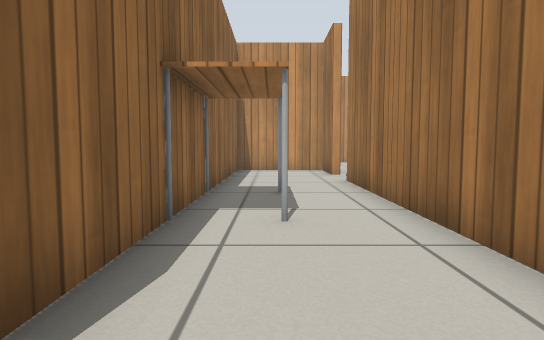
[1] (above)

22 first-person views from a walk through a world built for the Gazebo simulator. The camera is 0.5 m above the floor, tilts 4° down and sees 75° across. The floor is counted in squares, 0.5 m on a side. Each view is taken from the middle of a square. On the plan, view 1 faces up. The plan holds only what a view shows up to about 13 squares ahead; the rest is blank. Robots are left out. Gazebo's built-in surfaces are drawn with simple patterns.

[2]
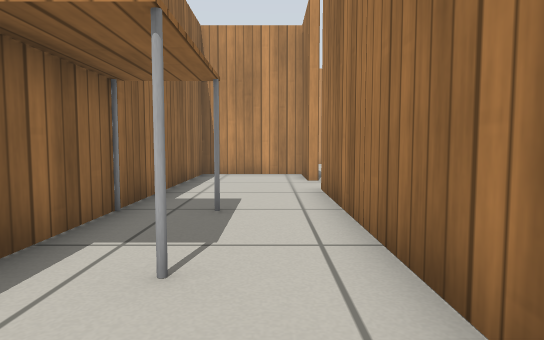

[3]
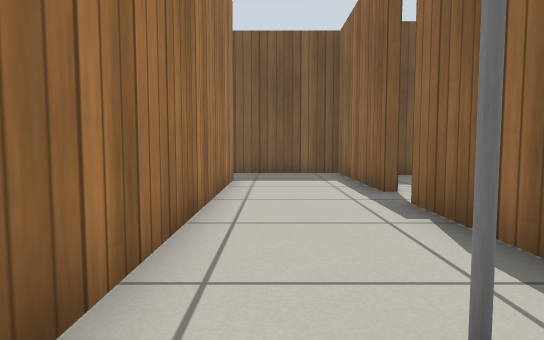

[4]
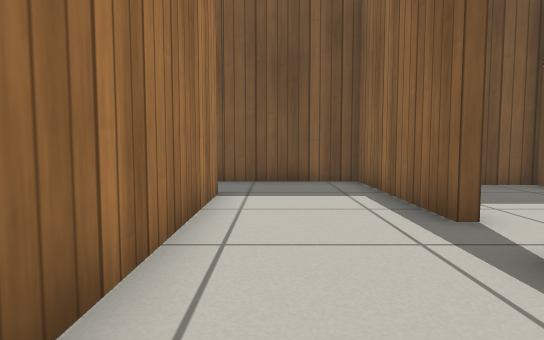

[5]
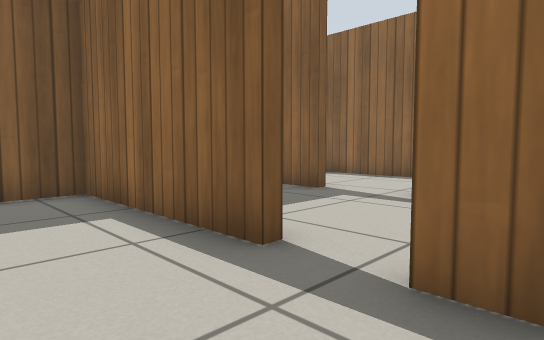

[6]
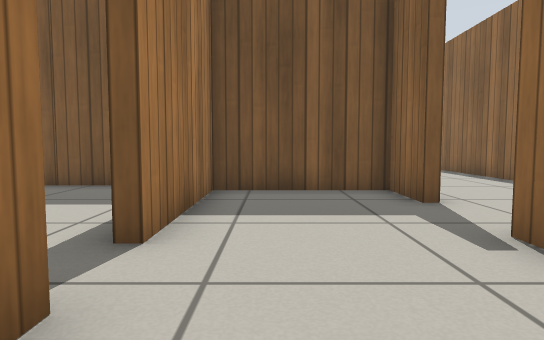

[7]
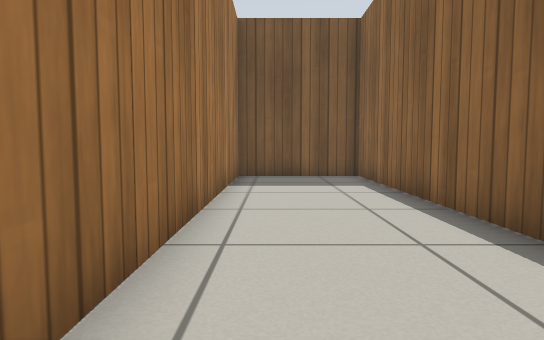

[8]
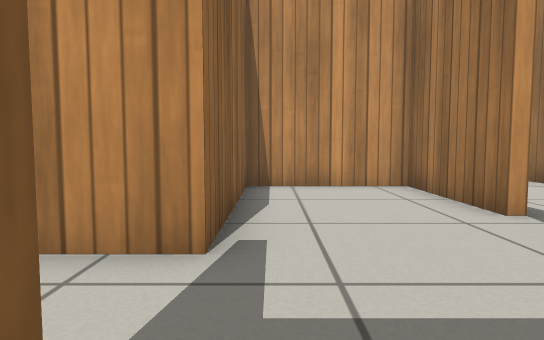

[9]
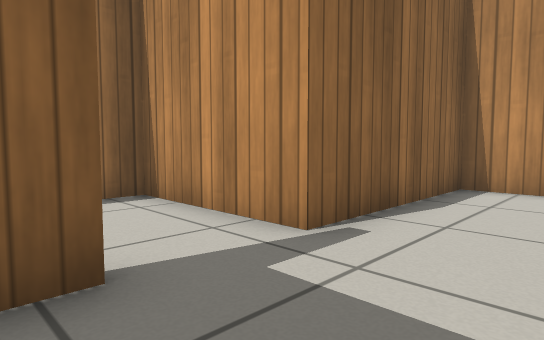

[10]
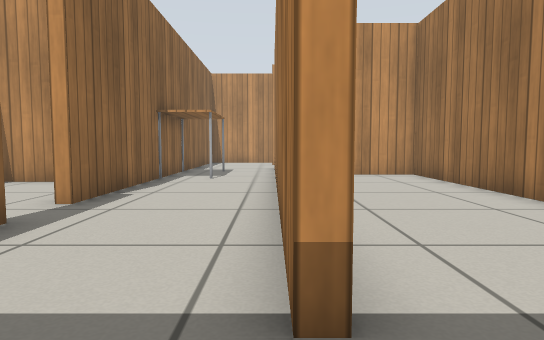

[11]
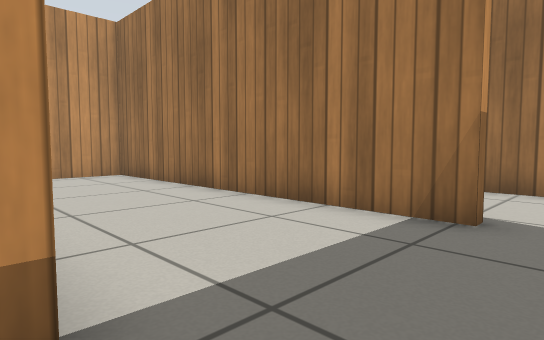

[12]
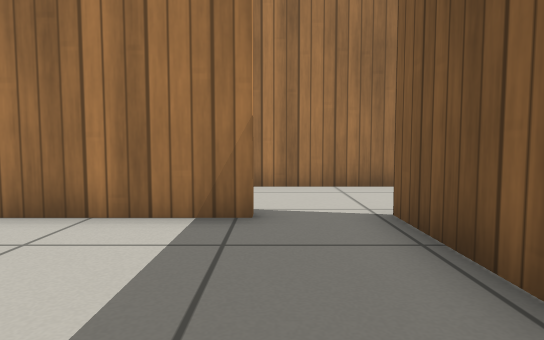

[13]
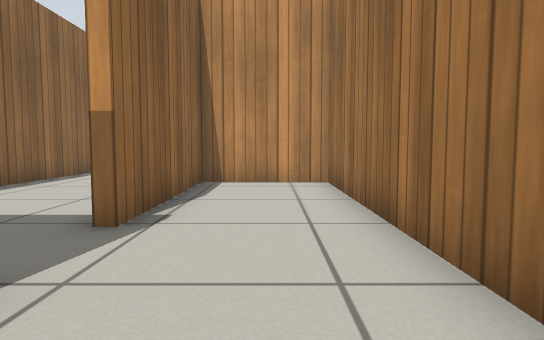

[14]
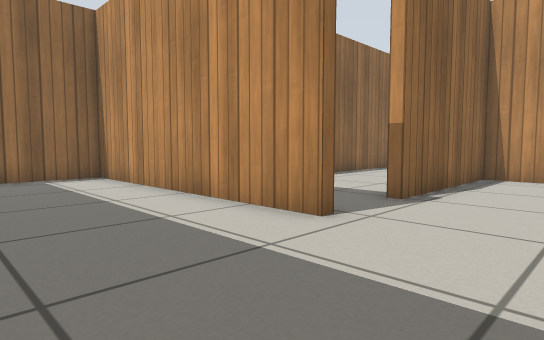

[15]
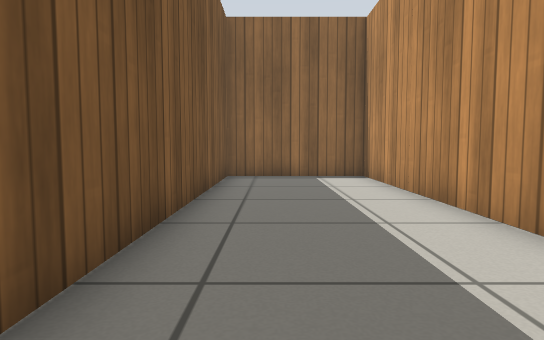

[16]
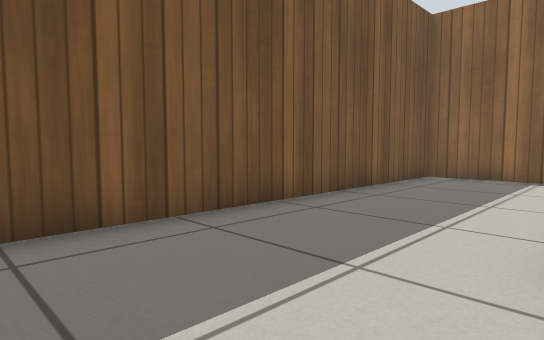

[17]
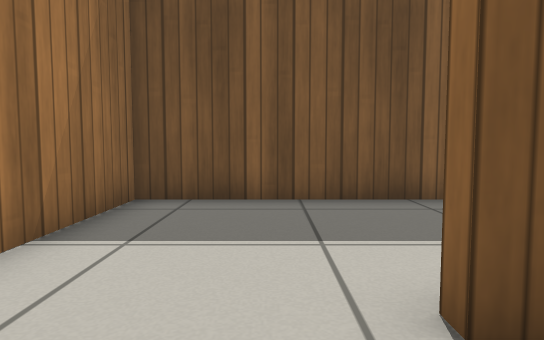

[18]
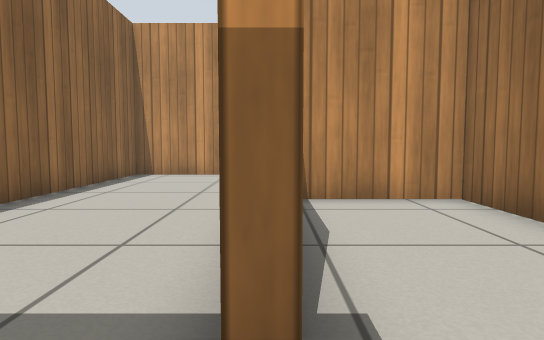

[19]
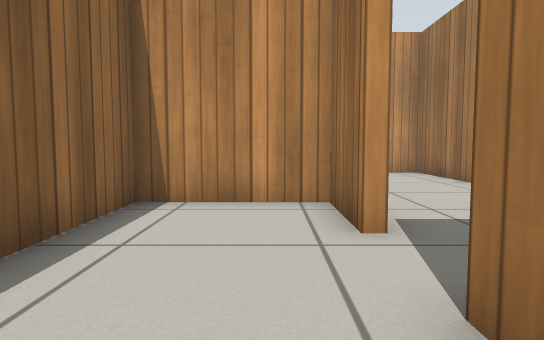

[20]
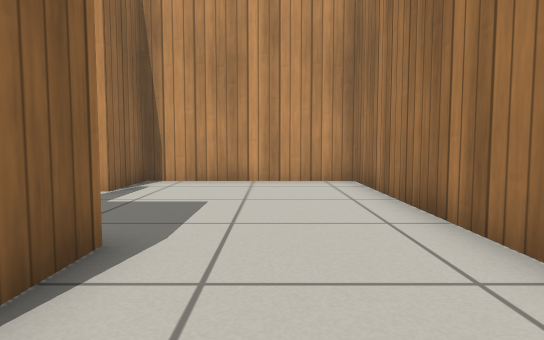

[21]
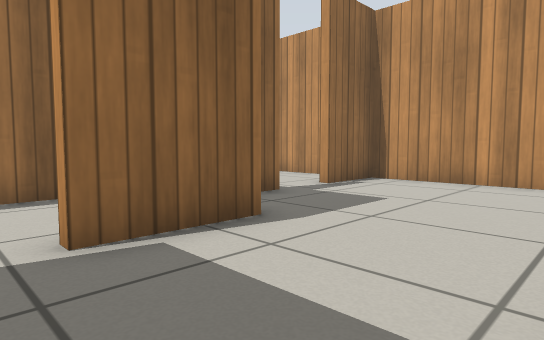

[22]
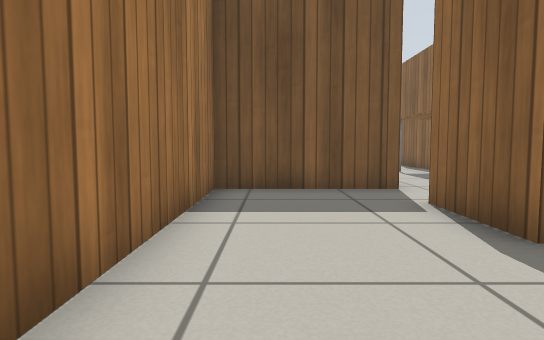

### Floor plan
Ten units are one square. View 1 is at (0, 0); x grows to the right and y downward. Boxes are objects, and circles mark ways between rooms. Rooms are numbered by the first view taken in them; rooms with no view inside come last. Other rooms are left out.
<svg viewBox="-103 -214 213 364">
<path fill="none" stroke="#000" d="M-14 -45 -14 1M-14 15 -14 67 16 67M21 -119 21 -142 -14 -142 -14 -76M21 42 21 -100M-17 1 -17 -36 -56 -36 -56 18M-66 18 -98 18 -98 145 -59 145 -59 44M-56 18 -66 18M-60 41 -56 41 -56 58 -17 58 -17 15M68 48 68 -60 23 -60 23 5M16 67 71 67M25 42 21 42M71 70 -14 70 -14 114 105 114 105 74M71 67 71 70M105 74 105 -5 71 -5 71 48M23 -145 23 -119M5 -168 5 -161M21 -100 63 -100 63 -209 5 -209 5 -185"/>
<rect x="-15" y="-75" width="20" height="30" fill="#bbb"><title>table</title></rect>
<circle cx="-10" cy="10" r="3" fill="#2a7"/>
<circle cx="20" cy="55" r="3" fill="#2a7"/>
<circle cx="20" cy="-110" r="3" fill="#2a7"/>
<circle cx="-35" cy="20" r="3" fill="#2a7"/>
<circle cx="-60" cy="35" r="3" fill="#2a7"/>
<circle cx="70" cy="55" r="3" fill="#2a7"/>
<circle cx="90" cy="70" r="3" fill="#2a7"/>
<text x="0" y="-40">1</text>
<text x="-40" y="-10">2</text>
<text x="-80" y="80">3</text>
<text x="-40" y="30">4</text>
<text x="40" y="10">5</text>
<text x="40" y="90">6</text>
<text x="90" y="40">7</text>
<text x="40" y="-160">8</text>
</svg>
Room 1 opens to room 2. Room 1 opens to room 5. Room 1 opens to room 8. Room 2 opens to room 4. Room 3 opens to room 4. Room 5 opens to room 7. Room 6 opens to room 7.

Where each view was taken, in squares from view 1:
view 1: 0 up, 0 right, facing up
view 2: 2 up, 1 right, facing up
view 3: 6 up, 1 right, facing down
view 4: 3 up, 1 right, facing down
view 5: 1 up, 1 right, facing down-left
view 6: 2 up, 3 left, facing down
view 7: 3 down, 7 left, facing down
view 8: 5 down, 5 left, facing up
view 9: 5 down, 3 left, facing up-left
view 10: 6 down, 2 right, facing up
view 11: 6 down, 2 right, facing up-right
view 12: 5 down, 2 right, facing right
view 13: 9 down, 9 right, facing up
view 14: 11 down, 10 right, facing up-left
view 15: 10 down, 10 right, facing left
view 16: 7 down, 10 right, facing down-left
view 17: 5 down, 8 right, facing down
view 18: 6 down, 7 right, facing up
view 19: 8 up, 1 right, facing up
view 20: 11 up, 4 right, facing up
view 21: 11 up, 6 right, facing up-left
view 22: 18 up, 5 right, facing down
